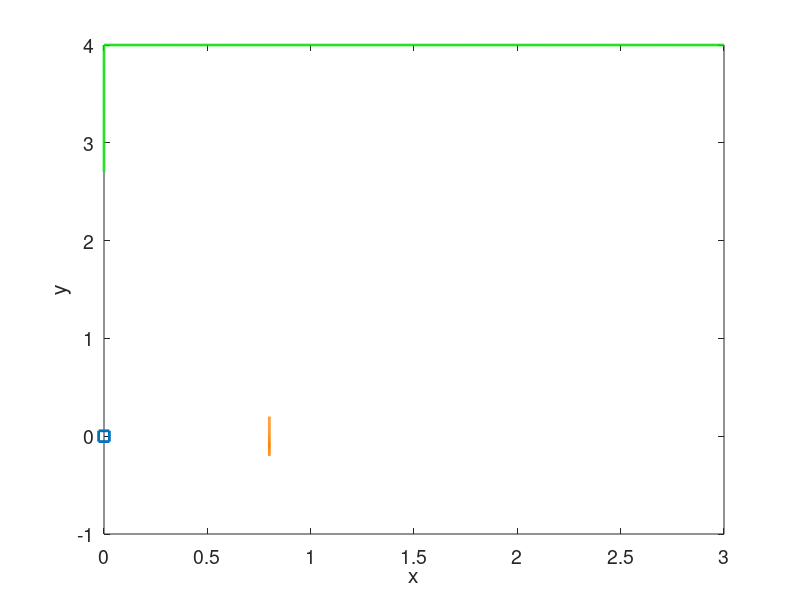

This chart was generated by the following MATLAB code: (Note: this script raises an error after producing the figure.)
%%
load('Mpc_result.mat')
load('Los_result.mat')

close all;
figure();
a(2,:) = 2.7:0.001:4;
a(1,:) = 0;
b(1,:) = 0:0.001:3;
b(2,:) = 4;
ab = [a b];
Base(1,1) = 0;
Base(2,1) = 0;
c1(2,:) = -0.2:0.01:0.2;
c1(1,:) = 0.8;

hd(1) = plot(ab(1,:),ab(2,:));
hold on;


hd(3) = scatter(Base(1,:),Base(2,:),60,"sk",'linewidth',2);
hold on;

hd(4) = plot(c1(1,:),c1(2,:));
hold on;

set(hd(1),'color','g','linestyle','-','linewidth',2)
set(hd(4),'color',[1 0.5 0],'linestyle','-','linewidth',2)
xlabel('x');
ylabel('y');
set(gca,'FontSize',14);  
hd(5) = scatter(Los_result(index,1) .m(:,1),Los_result(index,1) .m(:,2),50,"ro");
hd(6) = scatter(Mpc_result(index,1).m(:,1),Mpc_result(index,1).m(:,2),50,"b+");
axis ([2.5 5.5 -1.5 1.5]);